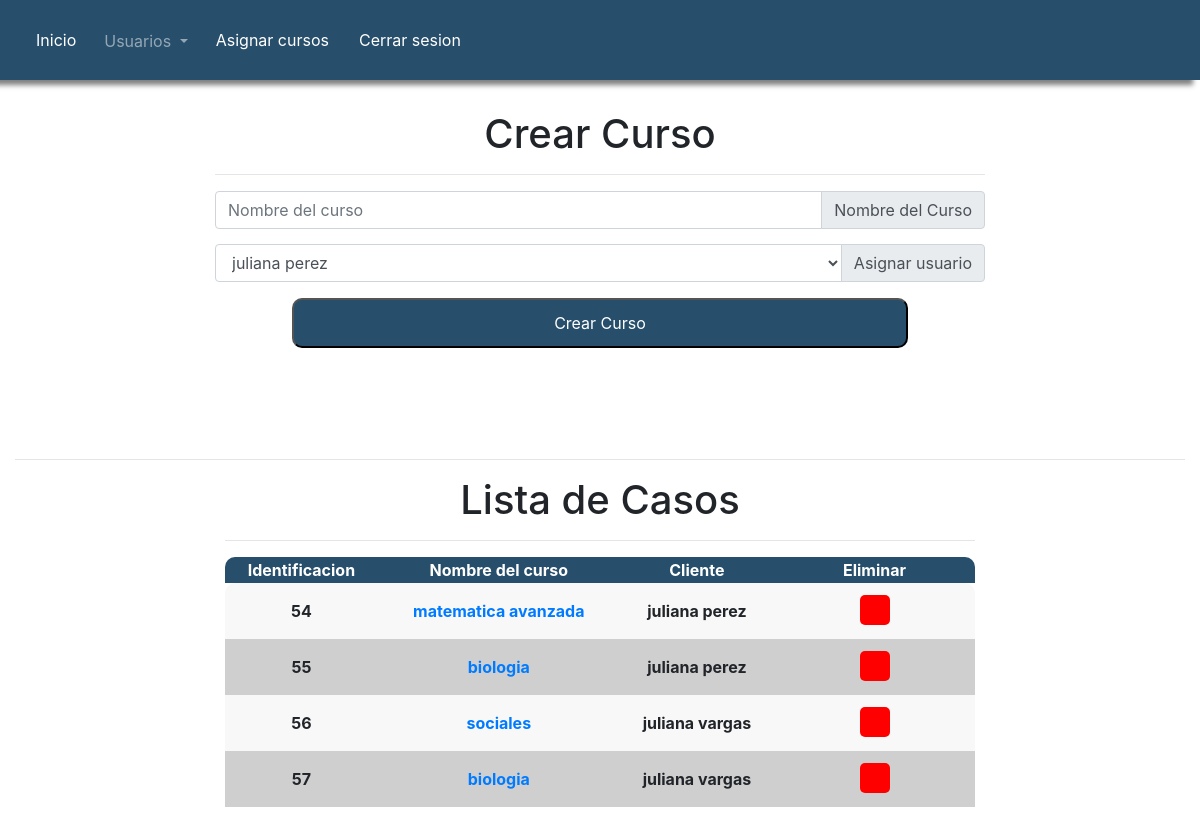
The page /A_adminCasos.php (signed in) on the database its author committed.
### tables this page shows
CREATE TABLE `casos` (
  `cod_caso` bigint(20) UNSIGNED NOT NULL,
  `nom_caso` text NOT NULL,
  `arch_caso` text DEFAULT NULL,
  `id_cliente` int(11) NOT NULL,
  `id_comentarios` int(11) NOT NULL
);

CREATE TABLE `users` (
  `id` int(11) NOT NULL,
  `nombre` varchar(70) DEFAULT NULL,
  `apellido` varchar(70) DEFAULT NULL,
  `telefono` double DEFAULT NULL,
  `correo` varchar(70) NOT NULL,
  `t_docu` varchar(3) DEFAULT NULL,
  `num_docum` double DEFAULT NULL,
  `pass` varchar(70) NOT NULL,
  `rol` varchar(1) NOT NULL
);

### php/V_admin.php (called while the page is built)
<?php
	function validar_admin($rol){
		if ($rol == 'A') {
			return 1;
		}else{
			return 2;
		}
	}
?>

### A_adminCasos.php (the view, shortened to what this page needs)
	<?php
	require("M_head.php");
	require("php/V_admin.php");
	$r = validar_admin($_SESSION['rol']);
	if ($r == 1) {
		?>
		<body>
	<?php
		require("A_menu.php");
	?>
<div class="container-fluid">
	<div class="row">
		<div class="col-md-2"></div>
		<div class="col-md-8 text-center" style="margin-top: 30px;">
			<h1>Crear Curso</h1>
			<hr>
			<form action="php/In_addCaso.php" method="post">
			<div style="margin-top: 15px;" class="input-group"><input type="text" required="true" class="form-control" name="nomb" placeholder="Nombre del curso">
			<div class="input-group-append">
    				<span class="input-group-text" id="basic-addon2">Nombre del Curso</span>
  				</div>
  			</div>
			<div style="margin-top: 15px;" class="input-group mb-3">
				<select name="usua" id="" class="form-control">
					<?php
						include 'php/C_conexion.php';
						$conexion = $conexion->query("SELECT * FROM users where rol = 'U'");
						while ($row = $conexion->fetch_assoc()) {
							?>
								<option value="<?php echo $row['id'];?>"><?php echo $row['nombre']." ".$row['apellido'];?></option>
							<?php
						}
					?>
				</select>
				<div class="input-group-append">
    				<span class="input-group-text" id="basic-addon2">Asignar usuario</span>
  				</div>
			</div>
			<div style="margin-top: 10px;"><button id="btn" style="height: 50px; width: 80%; border-radius: 10px; background-color: rgb(39,78,107);  cursor: pointer; color: #fff; margin-bottom: 80px;" type="submit" onclick="return confirm('¿estas seguro de aplicar estos cambios?');">Crear Curso</button></div>
			</form>
		</div>
		<div class="col-md-2"></div>
	</div>
	<hr>
	<div class="container-fluid">
		<div class="row" style="margin-bottom: 30px;">
			<div class="col-md-2"></div>
			<div class="col-md-8 text-center">
				<h1>Lista de Casos</h1>
				<hr>
				<table style="width: 100%;" class="tabla" style="padding-bottom: 30px;">
					<tr>
						<th class="th">Identificacion</th>
						<th class="th">Nombre del curso</th>
						<th class="th">Cliente</th>
						<th class="th">Eliminar</th>
					</tr>
					<tbody>
						<?php
							include 'php/C_conexion.php';
							$conexion = $conexion->query("SELECT a.cod_caso,b.nombre,b.apellido,a.nom_caso  FROM casos a LEFT JOIN users b on a.id_cliente = b.id");
							while ($row2 = $conexion->fetch_assoc()) {
								?>
							<tr>
							<th style="padding-bottom: 15px; padding-top: 15px;"><?php echo $row2['cod_caso'];?></th>
							<th style="padding-bottom: 15px; padding-top: 15px;"><a href="A_examinarCaso.php?id=<?php  echo $row2['cod_caso'];?>"><?php echo $row2['nom_caso'];?></a></th>
							<th style="padding-bottom: 15px; padding-top: 15px;"><?php echo $row2['nombre']." ".$row2['apellido'];?></th>
							<th style="padding-bottom: 15px; padding-top: 15px;"><button style="border-style: none; background-color: inherit;" onclick="return confirm('¿desea eliminar este caso, esta operacion no se puede deshacer?');"><a href="php/E_casos.php?id=<?php echo $row2['cod_caso']; ?>" class="icon-cross" style="background-color: red; color: #fff; border-style: none;text-decoration: none; padding: 7px; border-radius: 5px; cursor: pointer; margin: 50px;"></a></button></th>
								<?php
							}
						?>
						</tr>
					</tbody>
				</table>
			</div>
			<div class="col-md-2"></div>
		</div>
	</div>
</div>
</body>
</html>
	<?php
	}else{
		echo "ESTA INTENTANDO INGRESAR DE FORMA ILEGAL A LA PLATAFORMA";
	}
?>

### M_head.php (shortened to what this page needs)
<!DOCTYPE html>
<html lang="en">
<head>
	<link rel="stylesheet" href="css/bootstrap.min.css">
	<link rel="stylesheet" href="css/estilo.css">
	<link rel="stylesheet" href="css/icono.css">
	<link rel="stylesheet" href="css/style2.css">
	<link rel="stylesheet" href="css/style3.css">
	<link rel="stylesheet" href="css/lightbox.min.css">
	<link rel="stylesheet" href="css/sweetalert.css">
</head>

### A_menu.php (shortened to what this page needs)
<nav class="navbar navbar-expand-lg navbar-dark bg-light" style="background-color: rgb(39,78,107) !important; box-shadow: -7px 5px 5px 0px rgba(0,0,0,0.5); color: #000 !important;">
  <div class="collapse navbar-collapse" id="navbarNavDropdown">
    <ul class="navbar-nav">
        <a class=" men" href="A_inicio.php">Inicio <span class="sr-only">(current)</span></a>
      <li class="nav-item dropdown" style="padding-top: 13px; color: white !important;">
        <a class="nav-link dropdown-toggle" href="#" id="navbarDropdownMenuLink" data-toggle="dropdown" aria-haspopup="true" aria-expanded="false">
          Usuarios
        </a>
      </li>
      <a class="men" href="A_adminCasos.php">Asignar cursos</a>
     <a class="log" href="php/V_cerrarSesion.php">Cerrar sesion</a>
    </ul>
  </div>
</nav>

### css/style2.css (style rules this page uses)
[class^="icon-"], [class*=" icon-"] { font-family: 'icomoon' !important; speak: none; font-style: normal; font-weight: normal; font-variant: normal; text-transform: none; line-height: 1; -webkit-font-smoothing: antialiased; -moz-osx-font-smoothing: grayscale; }
.icon-cross:before { content: "\ea0f"; }

### css/style3.css (style rules this page uses)
[class^="icon-"], [class*=" icon-"] { font-family: 'icomoon' !important; speak: none; font-style: normal; font-weight: normal; font-variant: normal; text-transform: none; line-height: 1; -webkit-font-smoothing: antialiased; -moz-osx-font-smoothing: grayscale; }
.icon-cross:before { content: "\ea0f"; }

### M_head.php (style rules this page uses)
.th { background-color: rgb(39,78,107); color: #fff; }
.tabla tr:nth-child(odd) { background-color: #F8F8F8; }
.tabla tr:nth-child(even) { background-color: #CFCFCF; }
tr:first-child th:first-child { border-top-left-radius: 10px; }
tr:first-child th:last-child { border-top-right-radius: 10px; }
.log { color: #fff; padding-top: 20px; padding-bottom: 20px; padding-left: 10px; padding-right: 10px; text-decoration: none; transition-duration: 0.9s; text-align: center; }
.men { float: left; color: #fff; padding-top: 20px; padding-bottom: 20px; padding-left: 20px; padding-right: 20px; text-decoration: none; transition-duration: 0.9s; }

### A_adminCasos.php (style rules this page uses)
.th { background-color: rgb(39,78,107); color: #fff; }
.tabla tr:nth-child(odd) { background-color: #F8F8F8; }
.tabla tr:nth-child(even) { background-color: #CFCFCF; }
tr:first-child th:first-child { border-top-left-radius: 10px; }
tr:first-child th:last-child { border-top-right-radius: 10px; }

### rows shown on the page
casos: cod_caso "54", nom_caso "matematica avanzada", users.nombre "juliana", users.apellido "perez"
casos: cod_caso "55", nom_caso "biologia", users.nombre "juliana", users.apellido "perez"
casos: cod_caso "56", nom_caso "sociales", users.nombre "juliana", users.apellido "vargas"
casos: cod_caso "57", nom_caso "biologia", users.nombre "juliana", users.apellido "vargas"

### other values the page prints
form field usua "juliana perez"
